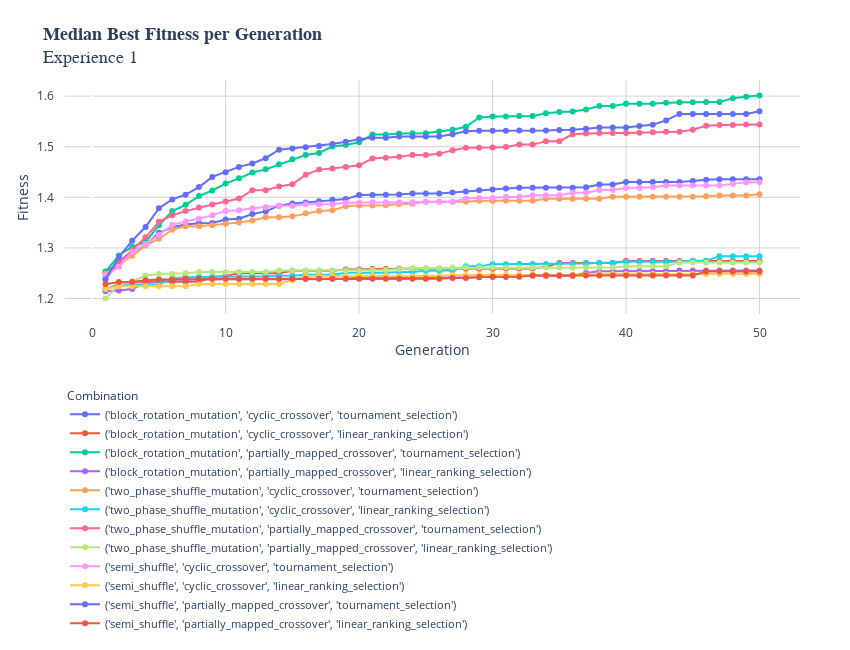
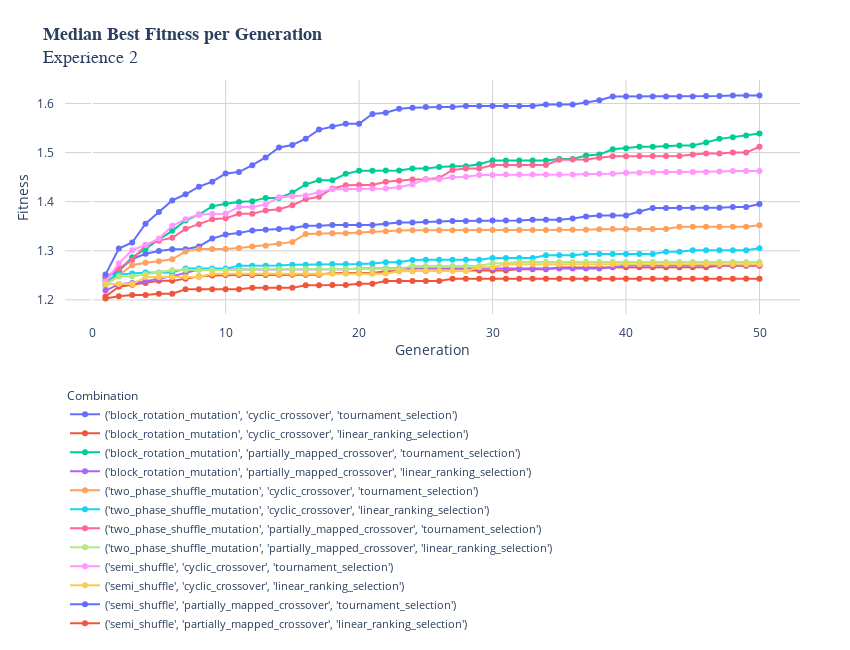
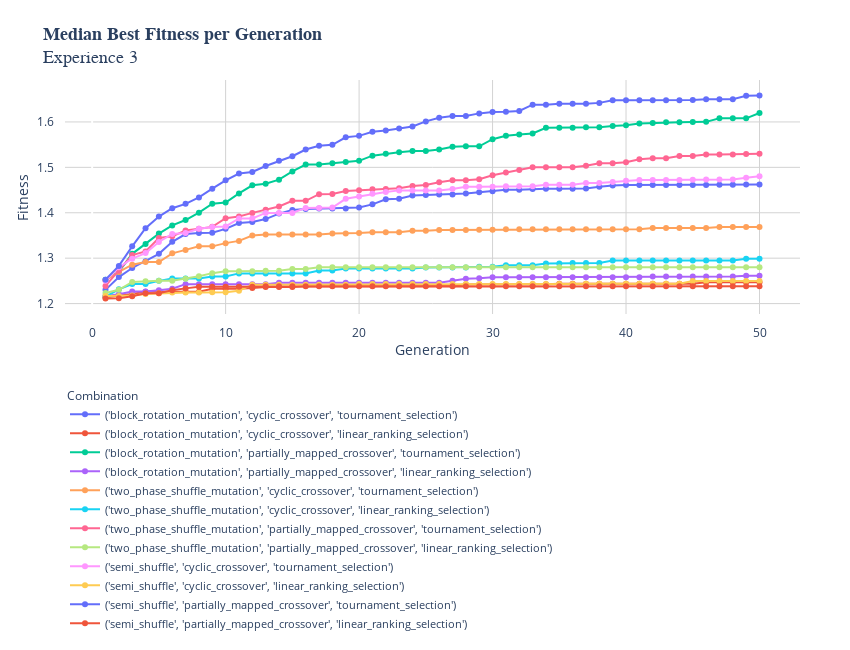

These figures' notebook cell, in order:
### Markdown cell above
__`Step 3`__ Plot the Median best fitness of each generation of each combination.

### Code cell
plot_ABF_MBF(df_exp1, exp_comb='1', metric='MBF')
plot_ABF_MBF(df_exp2, exp_comb='2', metric='MBF')
plot_ABF_MBF(df_exp3, exp_comb='3', metric='MBF')

### Figure 1 — Plotly figure (JSON) as saved in the notebook; plotly's stock layout.template omitted (floating-point values rounded to 4 significant figures; data arrays with more than 128 entries replaced by an {"elided": "..."} marker saying what was removed)
{"data": [{"hovertemplate": "Combination: ('block_rotation_mutation', 'cyclic_crossover', 'tournament_selection')<br>Generation: %{x}<br>Fitness: %{y}<extra></extra>", "mode": "lines+markers", "name": "('block_rotation_mutation', 'cyclic_crossover', 'tournament_selection')", "showlegend": true, "type": "scatter", "x": {"elided": "600 int values"}, "y": [1.251, 1.271, 1.293, 1.306, 1.33, 1.341, 1.346, 1.349, 1.349, 1.356, 1.358, 1.367, 1.372, 1.384, 1.388, 1.39, 1.392, 1.395, 1.396, 1.405, 1.405, 1.405, 1.406, 1.408, 1.408, 1.408, 1.409, 1.412, 1.414, 1.415, 1.417, 1.419, 1.419, 1.419, 1.419, 1.419, 1.42, 1.425, 1.425, 1.43, 1.43, 1.43, 1.43, 1.43, 1.432, 1.435, 1.436, 1.436, 1.436, 1.436]}, {"hovertemplate": "Combination: ('block_rotation_mutation', 'cyclic_crossover', 'linear_ranking_selection')<br>Generation: %{x}<br>Fitness: %{y}<extra></extra>", "mode": "lines+markers", "name": "('block_rotation_mutation', 'cyclic_crossover', 'linear_ranking_selection')", "showlegend": true, "type": "scatter", "x": {"elided": "600 int values"}, "y": [1.218, 1.229, 1.233, 1.233, 1.233, 1.233, 1.233, 1.233, 1.242, 1.245, 1.25, 1.25, 1.25, 1.25, 1.255, 1.255, 1.255, 1.255, 1.257, 1.257, 1.258, 1.258, 1.259, 1.259, 1.259, 1.259, 1.259, 1.259, 1.259, 1.259, 1.259, 1.259, 1.259, 1.263, 1.27, 1.27, 1.27, 1.27, 1.27, 1.274, 1.274, 1.274, 1.274, 1.274, 1.274, 1.274, 1.274, 1.274, 1.274, 1.274]}, {"hovertemplate": "Combination: ('block_rotation_mutation', 'partially_mapped_crossover', 'tournament_selection')<br>Generation: %{x}<br>Fitness: %{y}<extra></extra>", "mode": "lines+markers", "name": "('block_rotation_mutation', 'partially_mapped_crossover', 'tournament_selection')", "showlegend": true, "type": "scatter", "x": {"elided": "600 int values"}, "y": [1.253, 1.285, 1.302, 1.312, 1.345, 1.373, 1.385, 1.403, 1.414, 1.427, 1.437, 1.449, 1.455, 1.465, 1.475, 1.484, 1.488, 1.5, 1.503, 1.509, 1.524, 1.524, 1.526, 1.527, 1.527, 1.53, 1.533, 1.539, 1.558, 1.56, 1.56, 1.561, 1.561, 1.566, 1.569, 1.57, 1.574, 1.58, 1.58, 1.585, 1.585, 1.585, 1.587, 1.588, 1.588, 1.588, 1.588, 1.596, 1.599, 1.601]}, {"hovertemplate": "Combination: ('block_rotation_mutation', 'partially_mapped_crossover', 'linear_ranking_selection')<br>Generation: %{x}<br>Fitness: %{y}<extra></extra>", "mode": "lines+markers", "name": "('block_rotation_mutation', 'partially_mapped_crossover', 'linear_ranking_selection')", "showlegend": true, "type": "scatter", "x": {"elided": "600 int values"}, "y": [1.214, 1.216, 1.219, 1.23, 1.235, 1.238, 1.238, 1.238, 1.239, 1.239, 1.239, 1.239, 1.239, 1.239, 1.239, 1.239, 1.24, 1.24, 1.24, 1.241, 1.241, 1.241, 1.241, 1.241, 1.242, 1.242, 1.242, 1.242, 1.242, 1.245, 1.245, 1.245, 1.245, 1.245, 1.245, 1.245, 1.25, 1.254, 1.254, 1.254, 1.254, 1.254, 1.255, 1.255, 1.255, 1.255, 1.255, 1.255, 1.255, 1.255]}, {"hovertemplate": "Combination: ('two_phase_shuffle_mutation', 'cyclic_crossover', 'tournament_selection')<br>Generation: %{x}<br>Fitness: %{y}<extra></extra>", "mode": "lines+markers", "name": "('two_phase_shuffle_mutation', 'cyclic_crossover', 'tournament_selection')", "showlegend": true, "type": "scatter", "x": {"elided": "600 int values"}, "y": [1.249, 1.266, 1.285, 1.305, 1.318, 1.336, 1.343, 1.343, 1.345, 1.348, 1.35, 1.354, 1.361, 1.361, 1.362, 1.368, 1.373, 1.374, 1.382, 1.384, 1.384, 1.385, 1.387, 1.387, 1.391, 1.391, 1.391, 1.391, 1.393, 1.393, 1.393, 1.393, 1.393, 1.397, 1.397, 1.397, 1.397, 1.397, 1.401, 1.401, 1.401, 1.401, 1.401, 1.401, 1.401, 1.402, 1.404, 1.404, 1.404, 1.406]}, {"hovertemplate": "Combination: ('two_phase_shuffle_mutation', 'cyclic_crossover', 'linear_ranking_selection')<br>Generation: %{x}<br>Fitness: %{y}<extra></extra>", "mode": "lines+markers", "name": "('two_phase_shuffle_mutation', 'cyclic_crossover', 'linear_ranking_selection')", "showlegend": true, "type": "scatter", "x": {"elided": "600 int values"}, "y": [1.219, 1.226, 1.228, 1.228, 1.228, 1.24, 1.242, 1.243, 1.243, 1.243, 1.243, 1.244, 1.244, 1.245, 1.245, 1.247, 1.247, 1.247, 1.251, 1.251, 1.251, 1.251, 1.252, 1.252, 1.255, 1.255, 1.255, 1.264, 1.264, 1.268, 1.268, 1.268, 1.268, 1.268, 1.269, 1.269, 1.269, 1.271, 1.271, 1.273, 1.273, 1.273, 1.273, 1.273, 1.275, 1.275, 1.284, 1.284, 1.284, 1.284]}, {"hovertemplate": "Combination: ('two_phase_shuffle_mutation', 'partially_mapped_crossover', 'tournament_selection')<br>Generation: %{x}<br>Fitness: %{y}<extra></extra>", "mode": "lines+markers", "name": "('two_phase_shuffle_mutation', 'partially_mapped_crossover', 'tournament_selection')", "showlegend": true, "type": "scatter", "x": {"elided": "600 int values"}, "y": [1.238, 1.272, 1.295, 1.321, 1.352, 1.365, 1.373, 1.38, 1.386, 1.392, 1.398, 1.414, 1.414, 1.421, 1.426, 1.445, 1.455, 1.457, 1.46, 1.463, 1.477, 1.478, 1.48, 1.484, 1.484, 1.486, 1.493, 1.498, 1.498, 1.499, 1.5, 1.504, 1.504, 1.511, 1.511, 1.525, 1.526, 1.527, 1.527, 1.527, 1.528, 1.529, 1.529, 1.529, 1.534, 1.541, 1.543, 1.543, 1.544, 1.544]}, {"hovertemplate": "Combination: ('two_phase_shuffle_mutation', 'partially_mapped_crossover', 'linear_ranking_selection')<br>Generation: %{x}<br>Fitness: %{y}<extra></extra>", "mode": "lines+markers", "name": "('two_phase_shuffle_mutation', 'partially_mapped_crossover', 'linear_ranking_selection')", "showlegend": true, "type": "scatter", "x": {"elided": "600 int values"}, "y": [1.2, 1.227, 1.234, 1.245, 1.249, 1.249, 1.25, 1.252, 1.252, 1.252, 1.252, 1.252, 1.252, 1.255, 1.255, 1.256, 1.256, 1.256, 1.256, 1.256, 1.257, 1.257, 1.258, 1.26, 1.26, 1.26, 1.261, 1.261, 1.261, 1.261, 1.261, 1.261, 1.261, 1.261, 1.261, 1.261, 1.261, 1.261, 1.261, 1.264, 1.264, 1.264, 1.264, 1.271, 1.271, 1.271, 1.271, 1.271, 1.271, 1.271]}, {"hovertemplate": "Combination: ('semi_shuffle', 'cyclic_crossover', 'tournament_selection')<br>Generation: %{x}<br>Fitness: %{y}<extra></extra>", "mode": "lines+markers", "name": "('semi_shuffle', 'cyclic_crossover', 'tournament_selection')", "showlegend": true, "type": "scatter", "x": {"elided": "600 int values"}, "y": [1.245, 1.263, 1.292, 1.308, 1.326, 1.346, 1.352, 1.358, 1.364, 1.373, 1.375, 1.378, 1.38, 1.383, 1.384, 1.386, 1.386, 1.386, 1.389, 1.389, 1.39, 1.39, 1.39, 1.39, 1.391, 1.391, 1.391, 1.398, 1.399, 1.399, 1.401, 1.401, 1.404, 1.404, 1.404, 1.409, 1.409, 1.415, 1.415, 1.419, 1.419, 1.42, 1.423, 1.423, 1.423, 1.423, 1.423, 1.427, 1.43, 1.43]}, {"hovertemplate": "Combination: ('semi_shuffle', 'cyclic_crossover', 'linear_ranking_selection')<br>Generation: %{x}<br>Fitness: %{y}<extra></extra>", "mode": "lines+markers", "name": "('semi_shuffle', 'cyclic_crossover', 'linear_ranking_selection')", "showlegend": true, "type": "scatter", "x": {"elided": "600 int values"}, "y": [1.219, 1.224, 1.224, 1.224, 1.224, 1.224, 1.224, 1.229, 1.229, 1.229, 1.229, 1.229, 1.229, 1.229, 1.237, 1.245, 1.245, 1.245, 1.245, 1.245, 1.245, 1.245, 1.245, 1.245, 1.245, 1.245, 1.246, 1.246, 1.246, 1.246, 1.246, 1.246, 1.246, 1.246, 1.246, 1.246, 1.246, 1.249, 1.249, 1.249, 1.249, 1.249, 1.249, 1.249, 1.249, 1.249, 1.249, 1.249, 1.249, 1.249]}, {"hovertemplate": "Combination: ('semi_shuffle', 'partially_mapped_crossover', 'tournament_selection')<br>Generation: %{x}<br>Fitness: %{y}<extra></extra>", "mode": "lines+markers", "name": "('semi_shuffle', 'partially_mapped_crossover', 'tournament_selection')", "showlegend": true, "type": "scatter", "x": {"elided": "600 int values"}, "y": [1.238, 1.282, 1.314, 1.341, 1.378, 1.396, 1.405, 1.42, 1.44, 1.45, 1.46, 1.467, 1.477, 1.494, 1.497, 1.499, 1.502, 1.506, 1.51, 1.515, 1.518, 1.518, 1.52, 1.52, 1.52, 1.52, 1.524, 1.53, 1.532, 1.532, 1.532, 1.532, 1.532, 1.532, 1.533, 1.533, 1.535, 1.538, 1.538, 1.538, 1.541, 1.543, 1.552, 1.565, 1.565, 1.565, 1.565, 1.565, 1.565, 1.57]}, {"hovertemplate": "Combination: ('semi_shuffle', 'partially_mapped_crossover', 'linear_ranking_selection')<br>Generation: %{x}<br>Fitness: %{y}<extra></extra>", "mode": "lines+markers", "name": "('semi_shuffle', 'partially_mapped_crossover', 'linear_ranking_selection')", "showlegend": true, "type": "scatter", "x": {"elided": "600 int values"}, "y": [1.228, 1.232, 1.232, 1.236, 1.238, 1.238, 1.239, 1.239, 1.239, 1.239, 1.239, 1.239, 1.239, 1.239, 1.239, 1.239, 1.239, 1.239, 1.239, 1.239, 1.239, 1.239, 1.239, 1.239, 1.239, 1.239, 1.241, 1.241, 1.242, 1.242, 1.242, 1.243, 1.246, 1.246, 1.246, 1.246, 1.246, 1.246, 1.246, 1.246, 1.246, 1.246, 1.246, 1.246, 1.246, 1.253, 1.253, 1.253, 1.253, 1.253]}], "layout": {"autosize": true, "height": 650, "legend": {"font": {"size": 11}, "orientation": "h", "title": {"font": {"size": 12}, "side": "top", "text": "Combination"}, "y": -0.3}, "margin": {"b": 100, "l": 50, "pad": 10, "r": 50, "t": 80}, "plot_bgcolor": "white", "title": {"font": {"family": "Arial", "size": 18}, "text": "<b>Median Best Fitness per Generation</b><br>Experience 1"}, "width": 850, "xaxis": {"gridcolor": "lightgray", "title": {"text": "Generation"}}, "yaxis": {"gridcolor": "lightgray", "title": {"text": "Fitness"}}}}

### Figure 2 — Plotly figure (JSON) as saved in the notebook; plotly's stock layout.template omitted (floating-point values rounded to 4 significant figures; data arrays with more than 128 entries replaced by an {"elided": "..."} marker saying what was removed)
{"data": [{"hovertemplate": "Combination: ('block_rotation_mutation', 'cyclic_crossover', 'tournament_selection')<br>Generation: %{x}<br>Fitness: %{y}<extra></extra>", "mode": "lines+markers", "name": "('block_rotation_mutation', 'cyclic_crossover', 'tournament_selection')", "showlegend": true, "type": "scatter", "x": {"elided": "600 int values"}, "y": [1.245, 1.26, 1.283, 1.294, 1.3, 1.303, 1.303, 1.309, 1.325, 1.333, 1.336, 1.342, 1.343, 1.344, 1.346, 1.351, 1.351, 1.353, 1.353, 1.353, 1.353, 1.355, 1.357, 1.357, 1.359, 1.36, 1.36, 1.36, 1.362, 1.362, 1.362, 1.362, 1.363, 1.363, 1.363, 1.366, 1.37, 1.372, 1.372, 1.372, 1.38, 1.387, 1.387, 1.388, 1.388, 1.388, 1.388, 1.389, 1.389, 1.395]}, {"hovertemplate": "Combination: ('block_rotation_mutation', 'cyclic_crossover', 'linear_ranking_selection')<br>Generation: %{x}<br>Fitness: %{y}<extra></extra>", "mode": "lines+markers", "name": "('block_rotation_mutation', 'cyclic_crossover', 'linear_ranking_selection')", "showlegend": true, "type": "scatter", "x": {"elided": "600 int values"}, "y": [1.207, 1.227, 1.231, 1.235, 1.239, 1.239, 1.243, 1.247, 1.25, 1.251, 1.251, 1.251, 1.251, 1.251, 1.251, 1.251, 1.251, 1.255, 1.255, 1.255, 1.255, 1.258, 1.259, 1.259, 1.259, 1.26, 1.26, 1.26, 1.26, 1.26, 1.26, 1.263, 1.263, 1.263, 1.266, 1.266, 1.266, 1.266, 1.266, 1.266, 1.266, 1.266, 1.266, 1.266, 1.266, 1.266, 1.269, 1.269, 1.269, 1.269]}, {"hovertemplate": "Combination: ('block_rotation_mutation', 'partially_mapped_crossover', 'tournament_selection')<br>Generation: %{x}<br>Fitness: %{y}<extra></extra>", "mode": "lines+markers", "name": "('block_rotation_mutation', 'partially_mapped_crossover', 'tournament_selection')", "showlegend": true, "type": "scatter", "x": {"elided": "600 int values"}, "y": [1.23, 1.259, 1.287, 1.304, 1.323, 1.341, 1.362, 1.374, 1.39, 1.396, 1.399, 1.401, 1.408, 1.408, 1.419, 1.435, 1.444, 1.444, 1.457, 1.463, 1.463, 1.464, 1.464, 1.467, 1.467, 1.47, 1.472, 1.472, 1.476, 1.484, 1.484, 1.484, 1.484, 1.484, 1.487, 1.487, 1.494, 1.496, 1.507, 1.509, 1.512, 1.512, 1.514, 1.514, 1.514, 1.52, 1.528, 1.531, 1.535, 1.539]}, {"hovertemplate": "Combination: ('block_rotation_mutation', 'partially_mapped_crossover', 'linear_ranking_selection')<br>Generation: %{x}<br>Fitness: %{y}<extra></extra>", "mode": "lines+markers", "name": "('block_rotation_mutation', 'partially_mapped_crossover', 'linear_ranking_selection')", "showlegend": true, "type": "scatter", "x": {"elided": "600 int values"}, "y": [1.219, 1.232, 1.234, 1.238, 1.243, 1.248, 1.255, 1.262, 1.262, 1.262, 1.262, 1.263, 1.263, 1.263, 1.263, 1.263, 1.263, 1.263, 1.263, 1.264, 1.264, 1.264, 1.264, 1.264, 1.264, 1.264, 1.264, 1.264, 1.264, 1.264, 1.264, 1.264, 1.264, 1.264, 1.264, 1.264, 1.264, 1.264, 1.267, 1.27, 1.27, 1.27, 1.27, 1.27, 1.27, 1.27, 1.27, 1.27, 1.27, 1.27]}, {"hovertemplate": "Combination: ('two_phase_shuffle_mutation', 'cyclic_crossover', 'tournament_selection')<br>Generation: %{x}<br>Fitness: %{y}<extra></extra>", "mode": "lines+markers", "name": "('two_phase_shuffle_mutation', 'cyclic_crossover', 'tournament_selection')", "showlegend": true, "type": "scatter", "x": {"elided": "600 int values"}, "y": [1.236, 1.25, 1.271, 1.276, 1.279, 1.283, 1.299, 1.304, 1.304, 1.304, 1.306, 1.309, 1.31, 1.314, 1.318, 1.334, 1.336, 1.336, 1.336, 1.337, 1.34, 1.34, 1.342, 1.342, 1.342, 1.342, 1.342, 1.342, 1.342, 1.342, 1.342, 1.342, 1.342, 1.342, 1.343, 1.343, 1.343, 1.344, 1.344, 1.344, 1.344, 1.344, 1.344, 1.349, 1.349, 1.349, 1.349, 1.349, 1.349, 1.352]}, {"hovertemplate": "Combination: ('two_phase_shuffle_mutation', 'cyclic_crossover', 'linear_ranking_selection')<br>Generation: %{x}<br>Fitness: %{y}<extra></extra>", "mode": "lines+markers", "name": "('two_phase_shuffle_mutation', 'cyclic_crossover', 'linear_ranking_selection')", "showlegend": true, "type": "scatter", "x": {"elided": "600 int values"}, "y": [1.239, 1.251, 1.254, 1.256, 1.256, 1.256, 1.264, 1.264, 1.264, 1.264, 1.27, 1.27, 1.27, 1.27, 1.272, 1.272, 1.273, 1.273, 1.273, 1.273, 1.274, 1.277, 1.277, 1.281, 1.282, 1.282, 1.282, 1.282, 1.282, 1.285, 1.285, 1.285, 1.285, 1.291, 1.291, 1.291, 1.294, 1.294, 1.294, 1.294, 1.294, 1.294, 1.298, 1.298, 1.301, 1.301, 1.301, 1.301, 1.301, 1.305]}, {"hovertemplate": "Combination: ('two_phase_shuffle_mutation', 'partially_mapped_crossover', 'tournament_selection')<br>Generation: %{x}<br>Fitness: %{y}<extra></extra>", "mode": "lines+markers", "name": "('two_phase_shuffle_mutation', 'partially_mapped_crossover', 'tournament_selection')", "showlegend": true, "type": "scatter", "x": {"elided": "600 int values"}, "y": [1.246, 1.264, 1.282, 1.312, 1.321, 1.327, 1.345, 1.354, 1.364, 1.366, 1.375, 1.375, 1.382, 1.384, 1.393, 1.405, 1.41, 1.427, 1.433, 1.434, 1.434, 1.441, 1.443, 1.445, 1.446, 1.448, 1.465, 1.467, 1.467, 1.475, 1.475, 1.475, 1.475, 1.475, 1.485, 1.486, 1.486, 1.489, 1.492, 1.492, 1.493, 1.493, 1.493, 1.493, 1.496, 1.498, 1.498, 1.5, 1.5, 1.512]}, {"hovertemplate": "Combination: ('two_phase_shuffle_mutation', 'partially_mapped_crossover', 'linear_ranking_selection')<br>Generation: %{x}<br>Fitness: %{y}<extra></extra>", "mode": "lines+markers", "name": "('two_phase_shuffle_mutation', 'partially_mapped_crossover', 'linear_ranking_selection')", "showlegend": true, "type": "scatter", "x": {"elided": "600 int values"}, "y": [1.231, 1.247, 1.247, 1.252, 1.255, 1.261, 1.261, 1.261, 1.261, 1.261, 1.261, 1.263, 1.263, 1.263, 1.263, 1.263, 1.263, 1.263, 1.263, 1.263, 1.263, 1.263, 1.263, 1.269, 1.269, 1.269, 1.269, 1.269, 1.269, 1.275, 1.275, 1.277, 1.277, 1.277, 1.277, 1.277, 1.277, 1.277, 1.277, 1.277, 1.277, 1.277, 1.277, 1.277, 1.277, 1.277, 1.277, 1.277, 1.277, 1.277]}, {"hovertemplate": "Combination: ('semi_shuffle', 'cyclic_crossover', 'tournament_selection')<br>Generation: %{x}<br>Fitness: %{y}<extra></extra>", "mode": "lines+markers", "name": "('semi_shuffle', 'cyclic_crossover', 'tournament_selection')", "showlegend": true, "type": "scatter", "x": {"elided": "600 int values"}, "y": [1.237, 1.274, 1.301, 1.312, 1.325, 1.351, 1.364, 1.374, 1.375, 1.376, 1.389, 1.389, 1.394, 1.409, 1.411, 1.413, 1.419, 1.426, 1.426, 1.426, 1.427, 1.427, 1.429, 1.435, 1.445, 1.446, 1.45, 1.451, 1.454, 1.454, 1.455, 1.455, 1.455, 1.455, 1.455, 1.455, 1.457, 1.457, 1.457, 1.459, 1.459, 1.46, 1.46, 1.461, 1.461, 1.461, 1.462, 1.463, 1.463, 1.463]}, {"hovertemplate": "Combination: ('semi_shuffle', 'cyclic_crossover', 'linear_ranking_selection')<br>Generation: %{x}<br>Fitness: %{y}<extra></extra>", "mode": "lines+markers", "name": "('semi_shuffle', 'cyclic_crossover', 'linear_ranking_selection')", "showlegend": true, "type": "scatter", "x": {"elided": "600 int values"}, "y": [1.232, 1.232, 1.232, 1.247, 1.247, 1.247, 1.247, 1.247, 1.253, 1.253, 1.253, 1.253, 1.253, 1.253, 1.253, 1.253, 1.253, 1.253, 1.253, 1.253, 1.253, 1.253, 1.259, 1.259, 1.259, 1.259, 1.259, 1.259, 1.267, 1.267, 1.272, 1.272, 1.272, 1.272, 1.272, 1.272, 1.272, 1.272, 1.272, 1.272, 1.272, 1.272, 1.272, 1.272, 1.272, 1.272, 1.272, 1.272, 1.272, 1.272]}, {"hovertemplate": "Combination: ('semi_shuffle', 'partially_mapped_crossover', 'tournament_selection')<br>Generation: %{x}<br>Fitness: %{y}<extra></extra>", "mode": "lines+markers", "name": "('semi_shuffle', 'partially_mapped_crossover', 'tournament_selection')", "showlegend": true, "type": "scatter", "x": {"elided": "600 int values"}, "y": [1.251, 1.304, 1.317, 1.355, 1.379, 1.403, 1.415, 1.43, 1.441, 1.457, 1.46, 1.474, 1.49, 1.511, 1.516, 1.528, 1.547, 1.553, 1.559, 1.559, 1.579, 1.581, 1.589, 1.591, 1.593, 1.593, 1.593, 1.595, 1.595, 1.595, 1.595, 1.595, 1.595, 1.598, 1.598, 1.598, 1.602, 1.607, 1.614, 1.614, 1.614, 1.614, 1.614, 1.614, 1.614, 1.615, 1.615, 1.616, 1.616, 1.616]}, {"hovertemplate": "Combination: ('semi_shuffle', 'partially_mapped_crossover', 'linear_ranking_selection')<br>Generation: %{x}<br>Fitness: %{y}<extra></extra>", "mode": "lines+markers", "name": "('semi_shuffle', 'partially_mapped_crossover', 'linear_ranking_selection')", "showlegend": true, "type": "scatter", "x": {"elided": "600 int values"}, "y": [1.203, 1.208, 1.21, 1.21, 1.213, 1.213, 1.221, 1.221, 1.221, 1.221, 1.221, 1.224, 1.224, 1.224, 1.224, 1.23, 1.23, 1.23, 1.23, 1.233, 1.233, 1.238, 1.238, 1.238, 1.238, 1.238, 1.243, 1.243, 1.243, 1.243, 1.243, 1.243, 1.243, 1.243, 1.243, 1.243, 1.243, 1.243, 1.243, 1.243, 1.243, 1.243, 1.243, 1.243, 1.243, 1.243, 1.243, 1.243, 1.243, 1.243]}], "layout": {"autosize": true, "height": 650, "legend": {"font": {"size": 11}, "orientation": "h", "title": {"font": {"size": 12}, "side": "top", "text": "Combination"}, "y": -0.3}, "margin": {"b": 100, "l": 50, "pad": 10, "r": 50, "t": 80}, "plot_bgcolor": "white", "title": {"font": {"family": "Arial", "size": 18}, "text": "<b>Median Best Fitness per Generation</b><br>Experience 2"}, "width": 850, "xaxis": {"gridcolor": "lightgray", "title": {"text": "Generation"}}, "yaxis": {"gridcolor": "lightgray", "title": {"text": "Fitness"}}}}

### Figure 3 — Plotly figure (JSON) as saved in the notebook; plotly's stock layout.template omitted (floating-point values rounded to 4 significant figures; data arrays with more than 128 entries replaced by an {"elided": "..."} marker saying what was removed)
{"data": [{"hovertemplate": "Combination: ('block_rotation_mutation', 'cyclic_crossover', 'tournament_selection')<br>Generation: %{x}<br>Fitness: %{y}<extra></extra>", "mode": "lines+markers", "name": "('block_rotation_mutation', 'cyclic_crossover', 'tournament_selection')", "showlegend": true, "type": "scatter", "x": {"elided": "600 int values"}, "y": [1.23, 1.258, 1.278, 1.293, 1.31, 1.336, 1.353, 1.356, 1.356, 1.365, 1.377, 1.38, 1.386, 1.398, 1.406, 1.409, 1.409, 1.41, 1.41, 1.412, 1.418, 1.43, 1.431, 1.438, 1.439, 1.44, 1.44, 1.442, 1.445, 1.447, 1.45, 1.45, 1.453, 1.453, 1.453, 1.453, 1.454, 1.457, 1.46, 1.461, 1.461, 1.461, 1.461, 1.461, 1.461, 1.461, 1.462, 1.462, 1.462, 1.462]}, {"hovertemplate": "Combination: ('block_rotation_mutation', 'cyclic_crossover', 'linear_ranking_selection')<br>Generation: %{x}<br>Fitness: %{y}<extra></extra>", "mode": "lines+markers", "name": "('block_rotation_mutation', 'cyclic_crossover', 'linear_ranking_selection')", "showlegend": true, "type": "scatter", "x": {"elided": "600 int values"}, "y": [1.214, 1.217, 1.221, 1.226, 1.226, 1.226, 1.226, 1.226, 1.233, 1.233, 1.233, 1.234, 1.236, 1.236, 1.236, 1.239, 1.239, 1.239, 1.239, 1.239, 1.239, 1.239, 1.239, 1.239, 1.239, 1.239, 1.239, 1.242, 1.242, 1.242, 1.242, 1.242, 1.242, 1.242, 1.244, 1.244, 1.244, 1.244, 1.244, 1.244, 1.244, 1.244, 1.244, 1.244, 1.244, 1.247, 1.247, 1.247, 1.247, 1.247]}, {"hovertemplate": "Combination: ('block_rotation_mutation', 'partially_mapped_crossover', 'tournament_selection')<br>Generation: %{x}<br>Fitness: %{y}<extra></extra>", "mode": "lines+markers", "name": "('block_rotation_mutation', 'partially_mapped_crossover', 'tournament_selection')", "showlegend": true, "type": "scatter", "x": {"elided": "600 int values"}, "y": [1.253, 1.27, 1.31, 1.331, 1.354, 1.372, 1.384, 1.4, 1.42, 1.423, 1.443, 1.46, 1.464, 1.473, 1.491, 1.506, 1.506, 1.509, 1.512, 1.514, 1.526, 1.53, 1.533, 1.536, 1.536, 1.539, 1.545, 1.546, 1.546, 1.562, 1.569, 1.572, 1.575, 1.587, 1.587, 1.587, 1.588, 1.589, 1.591, 1.593, 1.597, 1.598, 1.599, 1.599, 1.6, 1.6, 1.608, 1.608, 1.608, 1.62]}, {"hovertemplate": "Combination: ('block_rotation_mutation', 'partially_mapped_crossover', 'linear_ranking_selection')<br>Generation: %{x}<br>Fitness: %{y}<extra></extra>", "mode": "lines+markers", "name": "('block_rotation_mutation', 'partially_mapped_crossover', 'linear_ranking_selection')", "showlegend": true, "type": "scatter", "x": {"elided": "600 int values"}, "y": [1.217, 1.221, 1.227, 1.227, 1.229, 1.233, 1.243, 1.243, 1.243, 1.243, 1.243, 1.243, 1.243, 1.246, 1.246, 1.246, 1.246, 1.246, 1.246, 1.246, 1.246, 1.246, 1.246, 1.246, 1.246, 1.246, 1.25, 1.255, 1.256, 1.258, 1.258, 1.258, 1.258, 1.258, 1.258, 1.258, 1.258, 1.258, 1.258, 1.258, 1.258, 1.26, 1.26, 1.26, 1.26, 1.26, 1.26, 1.26, 1.262, 1.262]}, {"hovertemplate": "Combination: ('two_phase_shuffle_mutation', 'cyclic_crossover', 'tournament_selection')<br>Generation: %{x}<br>Fitness: %{y}<extra></extra>", "mode": "lines+markers", "name": "('two_phase_shuffle_mutation', 'cyclic_crossover', 'tournament_selection')", "showlegend": true, "type": "scatter", "x": {"elided": "600 int values"}, "y": [1.251, 1.27, 1.286, 1.291, 1.291, 1.311, 1.318, 1.326, 1.326, 1.333, 1.338, 1.35, 1.352, 1.352, 1.352, 1.352, 1.352, 1.354, 1.354, 1.355, 1.357, 1.357, 1.357, 1.36, 1.36, 1.362, 1.362, 1.362, 1.363, 1.363, 1.364, 1.364, 1.364, 1.364, 1.364, 1.364, 1.364, 1.364, 1.364, 1.364, 1.364, 1.367, 1.367, 1.367, 1.367, 1.367, 1.369, 1.369, 1.369, 1.369]}, {"hovertemplate": "Combination: ('two_phase_shuffle_mutation', 'cyclic_crossover', 'linear_ranking_selection')<br>Generation: %{x}<br>Fitness: %{y}<extra></extra>", "mode": "lines+markers", "name": "('two_phase_shuffle_mutation', 'cyclic_crossover', 'linear_ranking_selection')", "showlegend": true, "type": "scatter", "x": {"elided": "600 int values"}, "y": [1.215, 1.231, 1.243, 1.243, 1.25, 1.255, 1.255, 1.255, 1.26, 1.26, 1.266, 1.266, 1.266, 1.266, 1.266, 1.266, 1.273, 1.273, 1.277, 1.277, 1.277, 1.277, 1.277, 1.277, 1.28, 1.28, 1.28, 1.28, 1.281, 1.281, 1.284, 1.284, 1.284, 1.288, 1.288, 1.289, 1.289, 1.289, 1.295, 1.295, 1.295, 1.295, 1.295, 1.295, 1.295, 1.295, 1.295, 1.295, 1.299, 1.299]}, {"hovertemplate": "Combination: ('two_phase_shuffle_mutation', 'partially_mapped_crossover', 'tournament_selection')<br>Generation: %{x}<br>Fitness: %{y}<extra></extra>", "mode": "lines+markers", "name": "('two_phase_shuffle_mutation', 'partially_mapped_crossover', 'tournament_selection')", "showlegend": true, "type": "scatter", "x": {"elided": "600 int values"}, "y": [1.239, 1.272, 1.307, 1.315, 1.344, 1.348, 1.361, 1.365, 1.369, 1.388, 1.392, 1.4, 1.407, 1.414, 1.426, 1.426, 1.441, 1.441, 1.448, 1.45, 1.452, 1.452, 1.454, 1.459, 1.461, 1.467, 1.471, 1.471, 1.474, 1.482, 1.489, 1.494, 1.5, 1.5, 1.5, 1.5, 1.503, 1.509, 1.509, 1.511, 1.518, 1.52, 1.52, 1.525, 1.525, 1.528, 1.528, 1.528, 1.529, 1.53]}, {"hovertemplate": "Combination: ('two_phase_shuffle_mutation', 'partially_mapped_crossover', 'linear_ranking_selection')<br>Generation: %{x}<br>Fitness: %{y}<extra></extra>", "mode": "lines+markers", "name": "('two_phase_shuffle_mutation', 'partially_mapped_crossover', 'linear_ranking_selection')", "showlegend": true, "type": "scatter", "x": {"elided": "600 int values"}, "y": [1.223, 1.23, 1.248, 1.249, 1.25, 1.25, 1.255, 1.26, 1.267, 1.271, 1.271, 1.271, 1.272, 1.272, 1.276, 1.276, 1.28, 1.28, 1.28, 1.28, 1.28, 1.28, 1.28, 1.28, 1.28, 1.28, 1.28, 1.28, 1.28, 1.28, 1.28, 1.28, 1.28, 1.28, 1.28, 1.28, 1.28, 1.28, 1.28, 1.28, 1.28, 1.28, 1.28, 1.28, 1.28, 1.28, 1.28, 1.28, 1.28, 1.28]}, {"hovertemplate": "Combination: ('semi_shuffle', 'cyclic_crossover', 'tournament_selection')<br>Generation: %{x}<br>Fitness: %{y}<extra></extra>", "mode": "lines+markers", "name": "('semi_shuffle', 'cyclic_crossover', 'tournament_selection')", "showlegend": true, "type": "scatter", "x": {"elided": "600 int values"}, "y": [1.25, 1.28, 1.299, 1.311, 1.336, 1.353, 1.355, 1.365, 1.368, 1.37, 1.388, 1.388, 1.4, 1.4, 1.4, 1.411, 1.411, 1.412, 1.431, 1.436, 1.442, 1.446, 1.449, 1.449, 1.449, 1.449, 1.452, 1.457, 1.457, 1.457, 1.458, 1.458, 1.458, 1.462, 1.462, 1.462, 1.466, 1.466, 1.468, 1.47, 1.472, 1.472, 1.472, 1.472, 1.473, 1.473, 1.473, 1.474, 1.477, 1.48]}, {"hovertemplate": "Combination: ('semi_shuffle', 'cyclic_crossover', 'linear_ranking_selection')<br>Generation: %{x}<br>Fitness: %{y}<extra></extra>", "mode": "lines+markers", "name": "('semi_shuffle', 'cyclic_crossover', 'linear_ranking_selection')", "showlegend": true, "type": "scatter", "x": {"elided": "600 int values"}, "y": [1.217, 1.217, 1.218, 1.221, 1.223, 1.224, 1.224, 1.224, 1.225, 1.225, 1.228, 1.242, 1.242, 1.242, 1.242, 1.242, 1.242, 1.242, 1.242, 1.243, 1.243, 1.243, 1.243, 1.243, 1.243, 1.243, 1.243, 1.243, 1.243, 1.243, 1.243, 1.243, 1.243, 1.243, 1.243, 1.243, 1.243, 1.243, 1.243, 1.243, 1.243, 1.243, 1.243, 1.243, 1.25, 1.25, 1.25, 1.25, 1.25, 1.25]}, {"hovertemplate": "Combination: ('semi_shuffle', 'partially_mapped_crossover', 'tournament_selection')<br>Generation: %{x}<br>Fitness: %{y}<extra></extra>", "mode": "lines+markers", "name": "('semi_shuffle', 'partially_mapped_crossover', 'tournament_selection')", "showlegend": true, "type": "scatter", "x": {"elided": "600 int values"}, "y": [1.253, 1.283, 1.326, 1.366, 1.392, 1.41, 1.42, 1.434, 1.453, 1.471, 1.486, 1.49, 1.503, 1.514, 1.525, 1.539, 1.547, 1.55, 1.566, 1.569, 1.578, 1.581, 1.586, 1.59, 1.601, 1.609, 1.613, 1.613, 1.619, 1.622, 1.622, 1.624, 1.638, 1.638, 1.64, 1.64, 1.64, 1.642, 1.648, 1.648, 1.648, 1.648, 1.648, 1.648, 1.648, 1.65, 1.65, 1.65, 1.658, 1.658]}, {"hovertemplate": "Combination: ('semi_shuffle', 'partially_mapped_crossover', 'linear_ranking_selection')<br>Generation: %{x}<br>Fitness: %{y}<extra></extra>", "mode": "lines+markers", "name": "('semi_shuffle', 'partially_mapped_crossover', 'linear_ranking_selection')", "showlegend": true, "type": "scatter", "x": {"elided": "600 int values"}, "y": [1.211, 1.212, 1.216, 1.223, 1.223, 1.23, 1.233, 1.237, 1.237, 1.237, 1.237, 1.237, 1.238, 1.238, 1.238, 1.238, 1.238, 1.238, 1.238, 1.238, 1.238, 1.238, 1.238, 1.238, 1.238, 1.238, 1.238, 1.238, 1.238, 1.238, 1.238, 1.238, 1.238, 1.238, 1.238, 1.238, 1.238, 1.238, 1.238, 1.238, 1.238, 1.238, 1.238, 1.238, 1.238, 1.238, 1.238, 1.238, 1.238, 1.238]}], "layout": {"autosize": true, "height": 650, "legend": {"font": {"size": 11}, "orientation": "h", "title": {"font": {"size": 12}, "side": "top", "text": "Combination"}, "y": -0.3}, "margin": {"b": 100, "l": 50, "pad": 10, "r": 50, "t": 80}, "plot_bgcolor": "white", "title": {"font": {"family": "Arial", "size": 18}, "text": "<b>Median Best Fitness per Generation</b><br>Experience 3"}, "width": 850, "xaxis": {"gridcolor": "lightgray", "title": {"text": "Generation"}}, "yaxis": {"gridcolor": "lightgray", "title": {"text": "Fitness"}}}}
